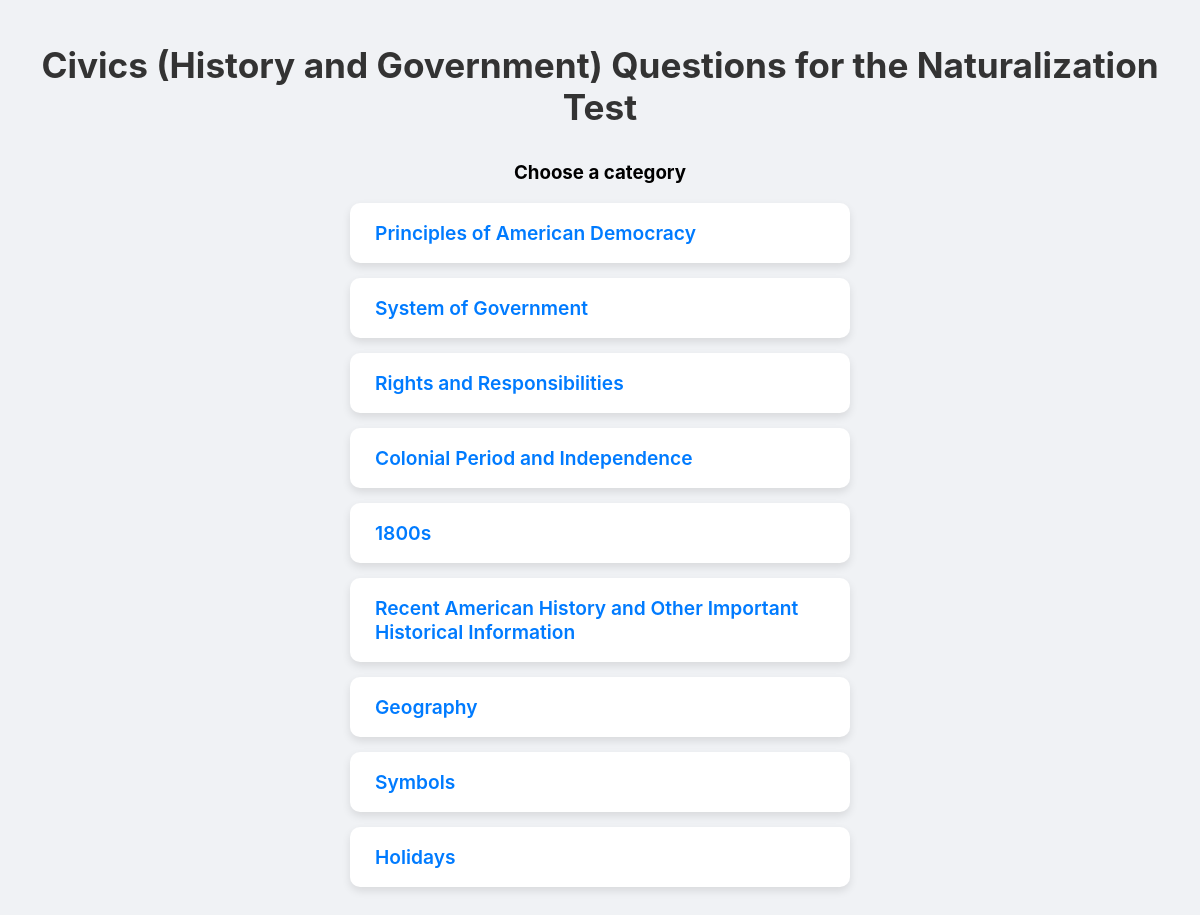
Screenshot of /flashcards/ with the database file from the repository.
### flashcards/models.py (models this page shows, shortened)
class Category(models.Model):
    name = models.CharField(max_length=100)

### flashcards/views.py (the view)
# urls.py: path("", views.index, name="index"),
def index(request):
    category_list = Category.objects.all()
    return render(request, "flashcards/index.html",{
        "category_list": category_list
    })

### flashcards/templates/flashcards/index.html
{% extends "flashcards/layout.html" %}{% load static %}
{% block body %}
    <h1>Civics (History and Government) Questions for the Naturalization Test</h1>
    <h3>Choose a category</h3>
    <ul>
        {% for category in category_list %}
            <li><a href="{% url 'category_cards' category_id=category.id %}"> {{ category.name }}</a></li>
        {% endfor %}
    </ul>
{% endblock %}

### flashcards/templates/flashcards/layout.html (shortened to what this page needs)
{% load static %}<!DOCTYPE html>
<html lang="en">
    <head>
        <link rel="stylesheet" href="{% static 'flashcards/styles.css' %}">
    </head>
    <body>
        {% block body %}
        {% endblock %}
    </body>
</html>

### flashcards/static/flashcards/styles.css (style rules this page uses)
body { font-family: 'Inter', sans-serif; display: flex; flex-direction: column; justify-content: center; align-items: center; min-height: 100vh; margin: 0; background-color: #f0f2f5; padding: 20px; box-sizing: border-box; }
h1 { color: #333; margin-bottom: 15px; text-align: center; font-size: 2.2em; }
ul { list-style: none; padding: 0; margin: 0; width: 100%; max-width: 500px; }
li { margin-bottom: 15px; background-color: #ffffff; border-radius: 10px; box-shadow: 0 4px 8px rgba(0, 0, 0, 0.1); transition: transform 0.2s ease, box-shadow 0.2s ease; }
a { display: block; padding: 18px 25px; text-decoration: none; color: #007bff; font-size: 1.2em; font-weight: 600; border-radius: 10px; overflow: hidden; }

### rows the page displays
Category: name "Principles of American Democracy"
Category: name "System of Government"
Category: name "Rights and Responsibilities"
Category: name "Colonial Period and Independence"
Category: name "1800s"
Category: name "Recent American History and Other Important Historical Information"
Category: name "Geography"
Category: name "Symbols"
Category: name "Holidays"
